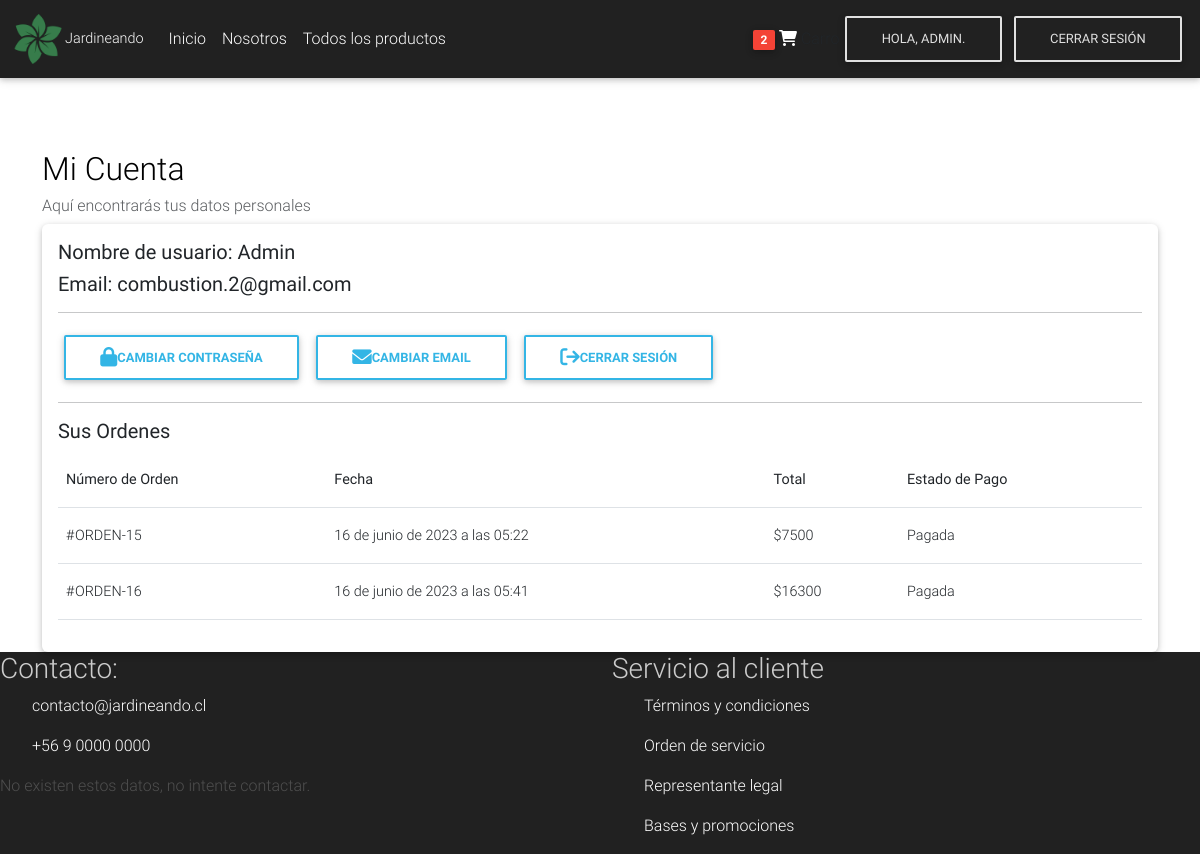
/profile/ (signed in), run on the app's committed database.
### core/models.py (models this page shows, shortened)
class Order(models.Model):
    user = models.ForeignKey(settings.AUTH_USER_MODEL,
                             on_delete=models.CASCADE)
    ref_code = models.CharField(max_length=20, blank=True, null=True)
    items = models.ManyToManyField(OrderItem)
    start_date = models.DateTimeField(auto_now_add=True)
    ordered_date = models.DateTimeField()
    ordered = models.BooleanField(default=False)
    shipping_address = models.ForeignKey(
        'Address', related_name='shipping_address', on_delete=models.SET_NULL, blank=True, null=True)
    billing_address = models.ForeignKey(
        'Address', related_name='billing_address', on_delete=models.SET_NULL, blank=True, null=True)
    payment = models.ForeignKey(
        'Payment', on_delete=models.SET_NULL, blank=True, null=True)
    coupon = models.ForeignKey(
        'Coupon', on_delete=models.SET_NULL, blank=True, null=True)
    being_delivered = models.BooleanField(default=False)
    received = models.BooleanField(default=False)
    refund_requested = models.BooleanField(default=False)
    refund_granted = models.BooleanField(default=False)
    @property
    def reference_number(self):
        return f"ORDEN-{self.pk}"
    def get_total(self):
        total = 0
        for order_item in self.items.all():
            total += order_item.get_final_price()
        if self.coupon:
            total -= self.coupon.amount
        if total < 0:
            total = 0
        return total

class OrderItem(models.Model):
    user = models.ForeignKey(settings.AUTH_USER_MODEL,
                             on_delete=models.CASCADE)
    ordered = models.BooleanField(default=False)
    item = models.ForeignKey(Item, on_delete=models.CASCADE)
    quantity = models.IntegerField(default=1)
    def get_total_item_price(self):
        if self.item.on_sale:
            return self.quantity * self.item.discount_price
        return self.quantity * self.item.price
    def get_final_price(self):
        if self.item.on_sale:
            return self.get_total_discount_item_price()
        return self.get_total_item_price()

class Item(models.Model):
    title = models.CharField(max_length=100)
    price = models.FloatField()
    discount_price = models.FloatField(blank=True, null=True)
    on_sale = models.BooleanField(default=False)
    category = models.CharField(choices=CATEGORY_CHOICES, max_length=2)
    label = models.CharField(choices=LABEL_CHOICES, max_length=2, blank=True, null=True)
    slug = models.SlugField()
    description = models.TextField()
    image = models.ImageField(default='default.jpg', upload_to='productos')

class Coupon(models.Model):
    code = models.CharField(max_length=15)
    amount = models.FloatField()

### core/views.py (the view)
# urls.py: path('profile/', ProfileView.as_view(), name='core-profile'),
class ProfileView(LoginRequiredMixin, TemplateView):
    template_name = 'core/profile.html'
    def get_context_data(self, **kwargs):
        context = super(ProfileView, self).get_context_data(**kwargs)
        context.update({
            "orders": Order.objects.filter(user=self.request.user, ordered=True)
        })
        return context

### core/templatetags/cart_templates_tags.py (called while the page is built)
@register.filter
def cart_item_count(user):
    if user.is_authenticated:
        qs = Order.objects.filter(user=user, ordered=False)
        if qs.exists():
            total_quantity = sum(order_item.quantity for order_item in qs[0].items.all())
            return total_quantity
    return 0

### core/templatetags/custom_filters.py (called while the page is built)
@register.filter
def add_thousands_separator(value):
    locale.setlocale(locale.LC_ALL, '')  # Set the default locale
    return locale.format_string("%.0f", value, grouping=True)

### core/templates/core/profile.html (shortened to what this page needs)
{% extends "core/base.html" %}
{% load custom_filters %}
{% block content %}
<div class="site-section">
    <div class="container">
        <div class="row justify-content-center">
            <div class="col-md-12">
                <h2 class="text-black">Mi Cuenta</h2>
                <h6 class="text-muted">Aquí encontrarás tus datos personales</h6>
                <div class="card">
                    <div class="card-body">
                        <div class="card-content">
                            <h5 class="card-title">Nombre de usuario: {{ request.user.username|capfirst }}</h5>
                            <h5 class="card-title">Email: {{ request.user.email }}
                        <hr />
                            <a href="{% url 'account_change_password' %}" class="btn btn-outline-info btn-rounded" data-mdb-ripple-color="dark"><strong>Cambiar Contraseña</strong></a>
                            <a href="{% url 'account_email' %}" class="btn btn-outline-info btn-rounded" data-mdb-ripple-color="dark"><strong>Cambiar Email</strong></a>
                            <a href="{% url 'account_logout' %}" class="btn btn-outline-info btn-rounded" data-mdb-ripple-color="dark"><strong>Cerrar Sesión</strong></a>
                        <hr />
                        <h5 class="card-title">Sus Ordenes</h5>
                        <div class="site-blocks-table">
                            <table class="table">
                                <thead>
                                    <tr>
                                        <th>Número de Orden</th>
                                        <th>Fecha</th>
                                        <th>Total</th>
                                        <th>Estado de Pago</th>
                                    </tr>
                                </thead>
                                <tbody>
                                    {% for order in orders %}
                                    <tr>
                                        <td><a href="#">#{{ order.reference_number }}</a></td>
                                        <td>{{ order.ordered_date }}</td>
                                        <td>${{ order.get_total|add_thousands_separator }}</td>
                                        <td>{% if order.ordered %}Pagada{% else %}No pagada{% endif %}</td>
                                    </tr>
                                    {% empty %}
                                    <tr>
                                        <td colspan="4">You haven't made any orders</td>
                                    </tr>
                                    {% endfor %}
                                </tbody>
                            </table>
                        </div>
                    </div>
                </div>
            </div>
        </div>
    </div>
</div>
{% endblock content %}

### core/templates/core/navbar.html (shortened to what this page needs)
{% load static %}
{% load  cart_templates_tags %}
<nav class="navbar navbar-expand-lg navbar-dark bg-dark">
    <div class="container-fluid">
        <a class="navbar-brand" href="/">
            <table class="icomo-marca">
                <tr>
                    <td>
                        <img class="icono" src="{% static 'core/img/icono.png' %}" alt="Icono flor">
                    </td>
                    <td>
                        Jardineando
                    </td>
                </tr>
            </table>
        </a>
        <div class="collapse navbar-collapse" id="navbarSupportedContent">
            <ul class="navbar-nav me-auto mb-2 mb-lg-0">
                <li class="nav-item">
                    <a class="nav-link active" aria-current="page" href="/">Inicio</a>
                </li>
                <li class="nav-item">
                    <a class="nav-link" href="{% url 'core:core-nosotros' %}">Nosotros</a>
                </li>
                <li class="nav-item">
                    <a class="nav-link" href="{% url 'core:core-products-category' %}">Todos los productos</a>
                </li>
                <li class="nav-item">
                    <a href="carrito.html" class="nav-link"></a>
                </li>
            </ul>
            <div class="d-flex align-items-center">
                {% if request.user.is_authenticated %}
                <a href="{% url 'core:core-order-summary' %}" class="nav-link">
                    <span class="badge red z-depth-1 mr-1">{{ request.user|cart_item_count }}</span>
                    <i class="fas fa-shopping-cart" style="color: white;"></i>
                    <span class="clearfix d-none d-sm-inline-block">Carro</span>
                </a>
                <a href="{% url 'core:core-profile' %}">
                    <button class="btn btn-outline-light btn-dark">Hola, {{ request.user.username }}.</button>
                </a>
                <a href="{% url 'account_logout' %}">
                    <button type="button" class="btn btn-outline-light btn-dark">Cerrar Sesión</button>
                </a>
                {% endif %}
            </div>
        </div>
    </div>
</nav>

### core/static/core/css/style.css (style rules this page uses)
html, body, .view { height: 100%; }
.icono { height: 50px; -webkit-transition: 500ms linear all; transform: rotate(0deg); transition: 500ms linear all; }
.nav-link { -webkit-transition: 300ms linear all; }
html { background-color: 33, 37, 41; overflow-x: hidden; }

### core/templates/core/base.html (style rules this page uses)
html, body, header, .carousel { height: 60vh; }

### data on the page
Order: reference_number "ORDEN-15", ordered_date "16 de junio de 2023 a las 05:22", get_total|add_thousands_separator "7500", ordered "Pagada"
Order: reference_number "ORDEN-16", ordered_date "16 de junio de 2023 a las 05:41", get_total|add_thousands_separator "16300", ordered "Pagada"

### other printed values
{{ request.user|cart_item_count }} "2"
{{ request.user.username }} "ADMIN"
{{ request.user.username|capfirst }} "Admin"
{{ request.user.email }} "combustion.2@gmail.com"
